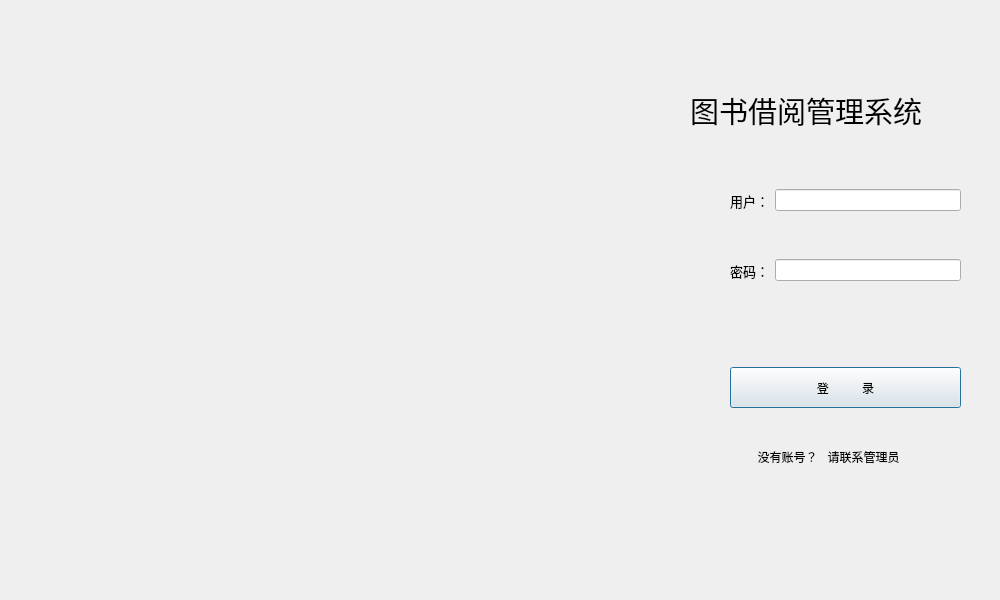
<?xml version="1.0" encoding="UTF-8"?>
<ui version="4.0">
 <class>Dlg_Login</class>
 <widget class="QDialog" name="Dlg_Login">
  <property name="geometry">
   <rect>
    <x>0</x>
    <y>0</y>
    <width>1000</width>
    <height>600</height>
   </rect>
  </property>
  <property name="minimumSize">
   <size>
    <width>1000</width>
    <height>600</height>
   </size>
  </property>
  <property name="maximumSize">
   <size>
    <width>1000</width>
    <height>600</height>
   </size>
  </property>
  <property name="windowTitle">
   <string>Dialog</string>
  </property>
  <property name="styleSheet">
   <string notr="true"/>
  </property>
  <widget class="QLabel" name="PictureLabel">
   <property name="geometry">
    <rect>
     <x>0</x>
     <y>-10</y>
     <width>691</width>
     <height>621</height>
    </rect>
   </property>
   <property name="text">
    <string/>
   </property>
   <property name="pixmap">
    <pixmap resource="../qrc.qrc">:/new/prefix1/qrcpicture/picture1.png</pixmap>
   </property>
  </widget>
  <widget class="QLabel" name="LibraryLabel">
   <property name="geometry">
    <rect>
     <x>690</x>
     <y>60</y>
     <width>301</width>
     <height>101</height>
    </rect>
   </property>
   <property name="font">
    <font>
     <family>华文仿宋</family>
     <pointsize>22</pointsize>
    </font>
   </property>
   <property name="styleSheet">
    <string notr="true">LibraryLabel {
    color: black;
}</string>
   </property>
   <property name="text">
    <string>图书借阅管理系统</string>
   </property>
  </widget>
  <widget class="QPushButton" name="LoginButton">
   <property name="geometry">
    <rect>
     <x>730</x>
     <y>367</y>
     <width>231</width>
     <height>41</height>
    </rect>
   </property>
   <property name="text">
    <string>登          录</string>
   </property>
  </widget>
  <widget class="QWidget" name="layoutWidget">
   <property name="geometry">
    <rect>
     <x>730</x>
     <y>240</y>
     <width>231</width>
     <height>61</height>
    </rect>
   </property>
   <layout class="QHBoxLayout" name="PasswordLayout">
    <item>
     <widget class="QLabel" name="PasswordLabel">
      <property name="font">
       <font>
        <family>幼圆</family>
        <pointsize>10</pointsize>
       </font>
      </property>
      <property name="text">
       <string>密码：</string>
      </property>
     </widget>
    </item>
    <item>
     <widget class="QLineEdit" name="PasswordEdit">
      <property name="text">
       <string/>
      </property>
     </widget>
    </item>
   </layout>
  </widget>
  <widget class="QWidget" name="layoutWidget">
   <property name="geometry">
    <rect>
     <x>731</x>
     <y>436</y>
     <width>231</width>
     <height>41</height>
    </rect>
   </property>
   <layout class="QHBoxLayout" name="RegisterLayout">
    <item>
     <widget class="QLabel" name="RegisterLabel">
      <property name="text">
       <string>        没有账号？   请联系管理员</string>
      </property>
     </widget>
    </item>
   </layout>
  </widget>
  <widget class="QWidget" name="layoutWidget">
   <property name="geometry">
    <rect>
     <x>730</x>
     <y>170</y>
     <width>231</width>
     <height>61</height>
    </rect>
   </property>
   <layout class="QHBoxLayout" name="UserLayout">
    <item>
     <widget class="QLabel" name="UserLabel">
      <property name="font">
       <font>
        <family>幼圆</family>
        <pointsize>10</pointsize>
        <fontweight>Medium</fontweight>
       </font>
      </property>
      <property name="styleSheet">
       <string notr="true"/>
      </property>
      <property name="text">
       <string>用户：</string>
      </property>
     </widget>
    </item>
    <item>
     <widget class="QLineEdit" name="UserEdit"/>
    </item>
   </layout>
  </widget>
  <widget class="DraggableLabel" name="Draglabel">
   <property name="geometry">
    <rect>
     <x>-1</x>
     <y>1</y>
     <width>851</width>
     <height>31</height>
    </rect>
   </property>
   <property name="text">
    <string/>
   </property>
  </widget>
  <widget class="QPushButton" name="ToMinButton">
   <property name="geometry">
    <rect>
     <x>870</x>
     <y>0</y>
     <width>31</width>
     <height>31</height>
    </rect>
   </property>
   <property name="styleSheet">
    <string notr="true">QPushButton {
        background-color: rgba(0, 0, 0, 0); /* 完全透明 */
        border: none; /* 移除边框 */
        padding: 0px; /* 移除内边距 */
        width: 36px; /* 固定宽度 */
        height: 36px; /* 固定高度 */
        icon-size: 24px; /* 图标大小 */
    }
    
    QPushButton::icon {
        color:rgb(64, 64, 64); /* 深灰色图标 */
    }
    
    QPushButton:hover {
        background-color: rgba(0, 0, 0, 0.1); /* 轻微半透明灰色 */
    }
    
    QPushButton:pressed {
        background-color: rgba(0, 0, 0, 0.2); /* 点击时稍深半透明灰色 */
        border-radius: 2px; /* 圆角效果 */
    }</string>
   </property>
   <property name="text">
    <string/>
   </property>
   <property name="icon">
    <iconset theme="QIcon::ThemeIcon::ListRemove"/>
   </property>
   <property name="iconSize">
    <size>
     <width>10</width>
     <height>10</height>
    </size>
   </property>
  </widget>
  <widget class="QPushButton" name="CloseButton">
   <property name="geometry">
    <rect>
     <x>900</x>
     <y>0</y>
     <width>31</width>
     <height>31</height>
    </rect>
   </property>
   <property name="styleSheet">
    <string notr="true">QPushButton {
        background-color: rgba(0, 0, 0, 0); /* 完全透明 */
        border: none; /* 移除边框 */
        padding: 0px; /* 移除内边距 */
        width: 36px; /* 固定宽度 */
        height: 36px; /* 固定高度 */
        icon-size: 24px; /* 图标大小 */
    }
    
    QPushButton::icon {
        color: #333; /* 深灰色图标 */
    }
    
    QPushButton:hover {
        background-color: rgba(0, 0, 0, 0.1); /* 轻微半透明灰色 */
    }
    
    QPushButton:pressed {
        background-color: rgba(0, 0, 0, 0.2); /* 点击时稍深半透明灰色 */
        border-radius: 2px; /* 圆角效果 */
    }</string>
   </property>
   <property name="text">
    <string/>
   </property>
   <property name="icon">
    <iconset theme="QIcon::ThemeIcon::WindowClose"/>
   </property>
   <property name="iconSize">
    <size>
     <width>10</width>
     <height>10</height>
    </size>
   </property>
  </widget>
  <zorder>PictureLabel</zorder>
  <zorder>layoutWidget</zorder>
  <zorder>layoutWidget</zorder>
  <zorder>layoutWidget</zorder>
  <zorder>LibraryLabel</zorder>
  <zorder>LoginButton</zorder>
  <zorder>Draglabel</zorder>
  <zorder>ToMinButton</zorder>
  <zorder>CloseButton</zorder>
 </widget>
 <customwidgets>
  <customwidget>
   <class>DraggableLabel</class>
   <extends>QLabel</extends>
   <header>cell/draggablelabel.h</header>
  </customwidget>
 </customwidgets>
 <resources>
  <include location="../qrc.qrc"/>
 </resources>
 <connections/>
</ui>
